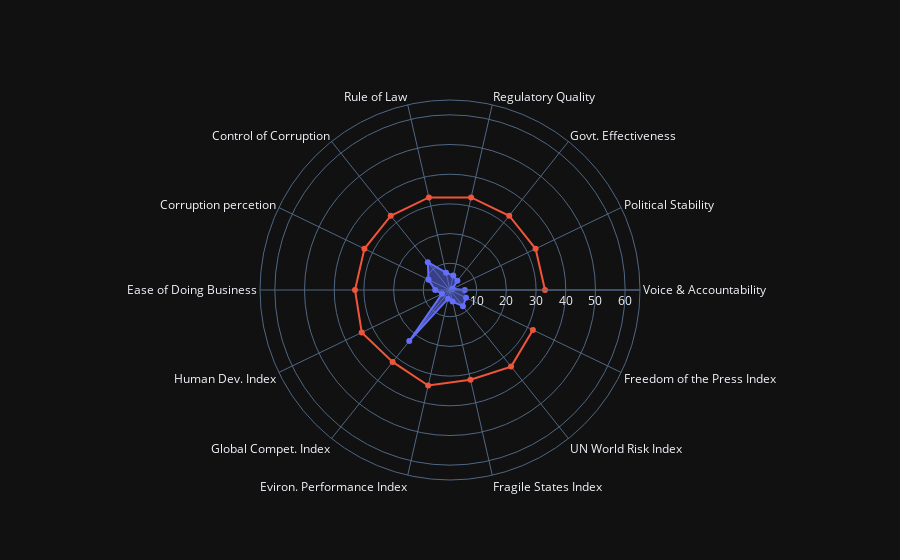

The code cell stored with this chart in its notebook:
### Markdown cell above
А теперь давайте вернемся к нашей неотнормированной шкале и добавим на график еще и середину (33 место).

### Code cell
import plotly
import plotly.graph_objs as go
from plotly.subplots import make_subplots


trace0 = go.Scatterpolar(
      r = df[df['Country'] == 'Slovakia'].loc[:,"Voice & Accountability":].values[0], # данные на шкалы 
      theta = df.columns[2:], # подписи шкал
      fill = 'toself', # заливка
      name = 'Slovakia'
    )
    
trace_median= go.Scatterpolar(
      r = df.loc[:,"Voice & Accountability":].median().values,
      theta = df.columns[2:],
      fill = 'none',
      name = 'Average'
    )

layout = go.Layout(
    template="plotly_dark",
    polar = dict(
    radialaxis = dict(
      visible = True,
      range = [1, 65]
    )
  ),
  showlegend = False
)

fig = go.Figure(data=[trace0, trace_median], layout=layout)
fig.show()

### Figure 1 — Plotly figure (JSON) as saved in the notebook; plotly's stock layout.template omitted (floating-point values rounded to 4 significant figures)
{"data": [{"fill": "toself", "name": "Slovakia", "r": [6, 2, 5, 6, 7, 13, 9, 6, 4, 23, 4, 5, 8, 7], "theta": ["Voice & Accountability", "Political Stability", "Govt. Effectiveness", "Regulatory Quality", "Rule of Law", "Control of Corruption", "Corruption percetion", "Ease of Doing Business", "Human Dev. Index", "Global Compet. Index", "Eviron. Performance Index", "Fragile States Index", "UN World Risk Index", "Freedom of the Press Index"], "type": "scatterpolar"}, {"fill": "none", "name": "Average", "r": [33, 33, 33, 33, 33, 33, 33, 33, 34, 32, 34, 32, 34, 32], "theta": ["Voice & Accountability", "Political Stability", "Govt. Effectiveness", "Regulatory Quality", "Rule of Law", "Control of Corruption", "Corruption percetion", "Ease of Doing Business", "Human Dev. Index", "Global Compet. Index", "Eviron. Performance Index", "Fragile States Index", "UN World Risk Index", "Freedom of the Press Index"], "type": "scatterpolar"}], "layout": {"polar": {"radialaxis": {"range": [1, 65], "visible": true}}, "showlegend": false}}
